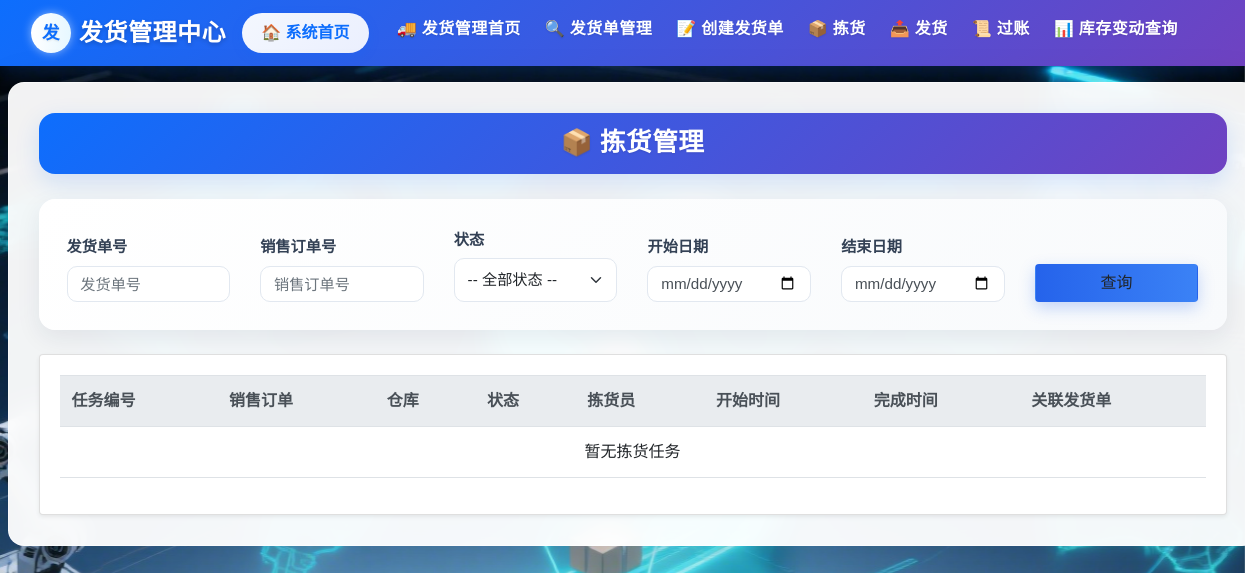
The app's page /delivery/picking_tasks (signed in), older data.
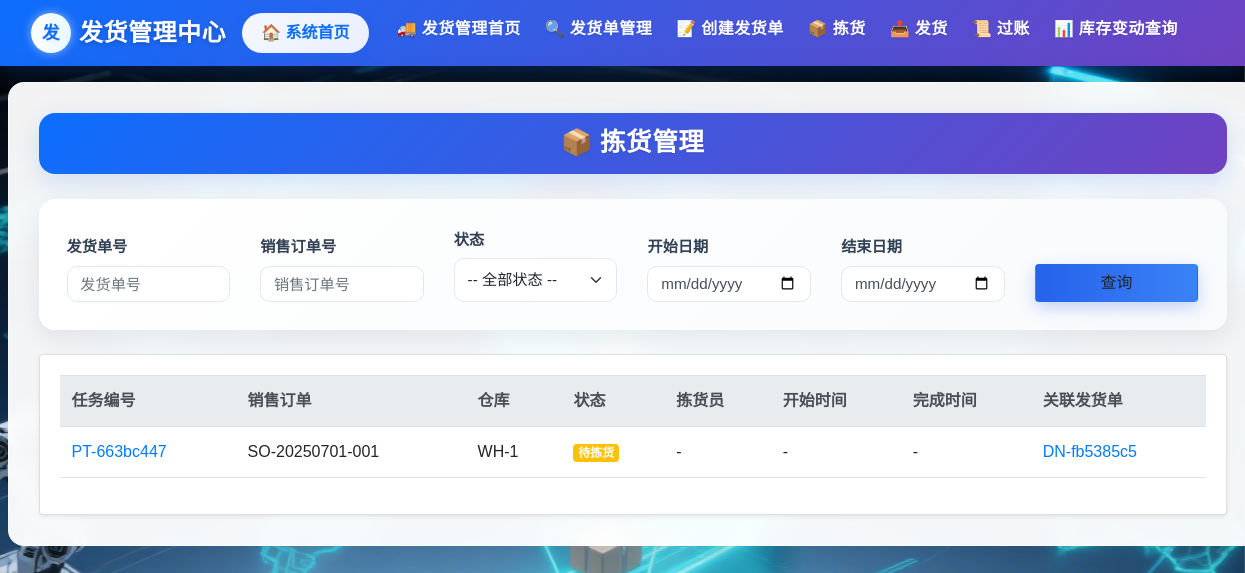
The same page, newer data.
### delivery/models.py (models this page shows)
class PickingTask(db.Model):
    __tablename__ = 'PickingTask'
    task_id = db.Column(db.String(255), primary_key=True)
    sales_order_id = db.Column(db.String(255), db.ForeignKey('SalesOrder.sales_order_id'), nullable=False)
    warehouse_code = db.Column(db.String(255), nullable=False)
    status = db.Column(db.String(50))
    picker = db.Column(db.String(255))  # 拣货员
    assigned_at = db.Column(db.DateTime, nullable=True)  # 分配时间
    start_time = db.Column(db.DateTime)
    complete_time = db.Column(db.DateTime)
    remarks = db.Column(db.Text)
    items = db.relationship('PickingTaskItem', backref='picking_task', cascade='all, delete-orphan', lazy=True)
    sales_order = db.relationship('SalesOrder', backref='picking_tasks')
    VALID_TRANSITIONS = {
        '待拣货': ['已完成','已取消'],
        '已完成': [],
        '已取消': []
    }

class DeliveryNote(db.Model):
    __tablename__ = 'DeliveryNote'
    delivery_note_id = db.Column(db.String(255), primary_key=True)
    picking_task_id = db.Column(db.String(255), db.ForeignKey('PickingTask.task_id'), nullable=False)
    sales_order_id = db.Column(db.String(255), db.ForeignKey('SalesOrder.sales_order_id'), nullable=False)
    delivery_date = db.Column(db.DateTime, nullable=False)
    warehouse_code = db.Column(db.String(255), nullable=False)
    status = db.Column(db.Enum(
        '已创建',
        '已拣货',
        '已发货',
        '已过账',
        '已取消'
    ), default='已创建', nullable=False)
    posted_by = db.Column(db.String(255))
    posted_at = db.Column(db.DateTime)
    created_by = db.Column(db.String(255))
    remarks = db.Column(db.Text)
    items = db.relationship('DeliveryItem', backref='delivery_note', cascade='all, delete-orphan', lazy=True)
    sales_order = db.relationship('SalesOrder', backref='delivery_notes')
    picking_task = db.relationship('PickingTask', backref='delivery_note')
    VALID_TRANSITIONS = {
    '已创建': ['已拣货', '已取消'],
    '已拣货': ['已发货', '已取消'],
    '已发货': ['已过账'],
    '已过账': [],
    '已取消': []
    }

### delivery/views.py (the view)
@delivery_bp.route('/picking_tasks', methods=['GET', 'POST'])
@login_required
def picking_task_list():
    form = forms.SearchPickingTaskForm(request.args)  # 如果用 GET
    q = db.session.query(PickingTask)
    if form.delivery_id.data:
        q = q.join(DeliveryNote, isouter=True).filter(
            DeliveryNote.delivery_note_id.like(f"%{form.delivery_id.data.strip()}%")
        )
    if form.sales_order_id.data:
        q = q.filter(PickingTask.sales_order_id.like(f"%{form.sales_order_id.data.strip()}%"))
    if form.status.data:
        q = q.filter(PickingTask.status == form.status.data)
    if form.start_date.data:
        q = q.filter(PickingTask.start_time >= form.start_date.data)
    if form.end_date.data:
        q = q.filter(PickingTask.start_time <= form.end_date.data)
    q = q.order_by(
        PickingTask.complete_time.desc().nullslast(),
        PickingTask.start_time.desc().nullslast()
    )
    tasks = q.all()
    rows = []
    for t in tasks:
        dn = (db.session.query(DeliveryNote)
              .filter_by(picking_task_id=t.task_id)
              .order_by(DeliveryNote.delivery_date)
              .first())
        rows.append({'task': t, 'delivery': dn})
    return render_template('delivery/picking_task_list.html', form=form, rows=rows)

### delivery/forms.py
class SearchPickingTaskForm(FlaskForm):
    delivery_id = StringField('发货单号', validators=[Optional()])
    sales_order_id = StringField('销售订单号', validators=[Optional()])
    status = SelectField('状态', choices=[
        ('', '-- 全部状态 --'),
        ('待拣货', '待拣货'),
        ('已完成', '已完成'),
        ('已取消', '已取消')
    ], validators=[Optional()])
    start_date = DateField('开始日期', format='%Y-%m-%d', validators=[Optional()])
    end_date = DateField('结束日期', format='%Y-%m-%d', validators=[Optional()])
    submit = SubmitField('查询')

### app.py (called while the page is built)
@login_manager.user_loader
def load_user(user_id):
    return User.query.get(user_id)

### templates/delivery/picking_task_list.html (shortened to what this page needs)
{% extends "delivery/base.html" %}
{% block head_extra %}
<link rel="stylesheet" href="{{ url_for('static', filename='delivery/delivery_styles.css') }}">
{% endblock %}
{% block content %}
<div class="form-title-container">
    <h1 class="form-title">📦 拣货管理</h1>
</div>
<div class="delivery-card animate-fade">
  <form method="get" class="row g-3 query-form align-items-end">
      <div class="col-md-2">
        {{ form.delivery_id.label(class="form-label") }}
        {{ form.delivery_id(class="form-control", placeholder="发货单号") }}
      </div>
      <div class="col-md-2">
        {{ form.sales_order_id.label(class="form-label") }}
        {{ form.sales_order_id(class="form-control", placeholder="销售订单号") }}
      </div>
      <div class="col-md-2">
        {{ form.status.label(class="form-label") }}
        {{ form.status(class="form-select") }}
      </div>
      <div class="col-md-2">
        {{ form.start_date.label(class="form-label") }}
        {{ form.start_date(class="form-control", type="date") }}
      </div>
      <div class="col-md-2">
        {{ form.end_date.label(class="form-label") }}
        {{ form.end_date(class="form-control", type="date") }}
      </div>
      <div class="col-md-2">
        {{ form.submit(class="btn btn-search w-100") }}
      </div>
  </form>
</div>
<div class="card shadow-sm">
    <div class="card-body">
      <div class="table-responsive">
        <table class="table table-hover align-middle">
          <thead class="thead-light">
            <tr>
              <th>任务编号</th>
              <th>销售订单</th>
              <th>仓库</th>
              <th>状态</th>
              <th>拣货员</th>
              <th>开始时间</th>
              <th>完成时间</th>
              <th>关联发货单</th>
            </tr>
          </thead>
          <tbody>
            {% for row in rows %}
            {% set task = row.task %}
            {% set delivery = row.delivery %}
            <tr>
              <td>
                <a href="{{ url_for('delivery.picking_task_detail', task_id=task.task_id) }}">
                  {{ task.task_id }}
                </a>
              </td>
              <td>{{ task.sales_order_id }}</td>
              <td>{{ task.warehouse_code }}</td>
              <td>
                <span class="badge
                  {% if task.status == '待拣货' %}bg-warning
                  {% elif task.status == '已完成' %}bg-success
                  {% else %}bg-danger{% endif %}">
                  {{ task.status }}
                </span>
              </td>
              <td>{{ task.picker or '-' }}</td>
              <td>{{ task.start_time.strftime('%Y-%m-%d %H:%M') if task.start_time else '-' }}</td>
              <td>{{ task.complete_time.strftime('%Y-%m-%d %H:%M') if task.complete_time else '-' }}</td>
              <td>
                {% if delivery %}
                  <a href="{{ url_for('delivery.picking_task_detail', task_id=task.task_id) }}">
                    {{ delivery.delivery_note_id }}
                  </a>
                {% else %}
                  -
                {% endif %}
              </td>
            </tr>
            {% else %}
            <tr>
              <td colspan="8" class="text-center">暂无拣货任务</td>
            </tr>
            {% endfor %}
          </tbody>
        </table>
      </div>
    </div>
  </div>
</div>
{% endblock %}

Row changes from the older to the newer data that the page shows:
added PickingTask: task_id "PT-663bc447", sales_order_id "SO-20250701-001", warehouse_code "WH-1", status "待拣货", picker "-", start_time "-", complete_time "-"
added DeliveryNote: delivery_note_id "DN-fb5385c5"
Text that changed along with them:
text no longer shown: "暂无拣货任务"
